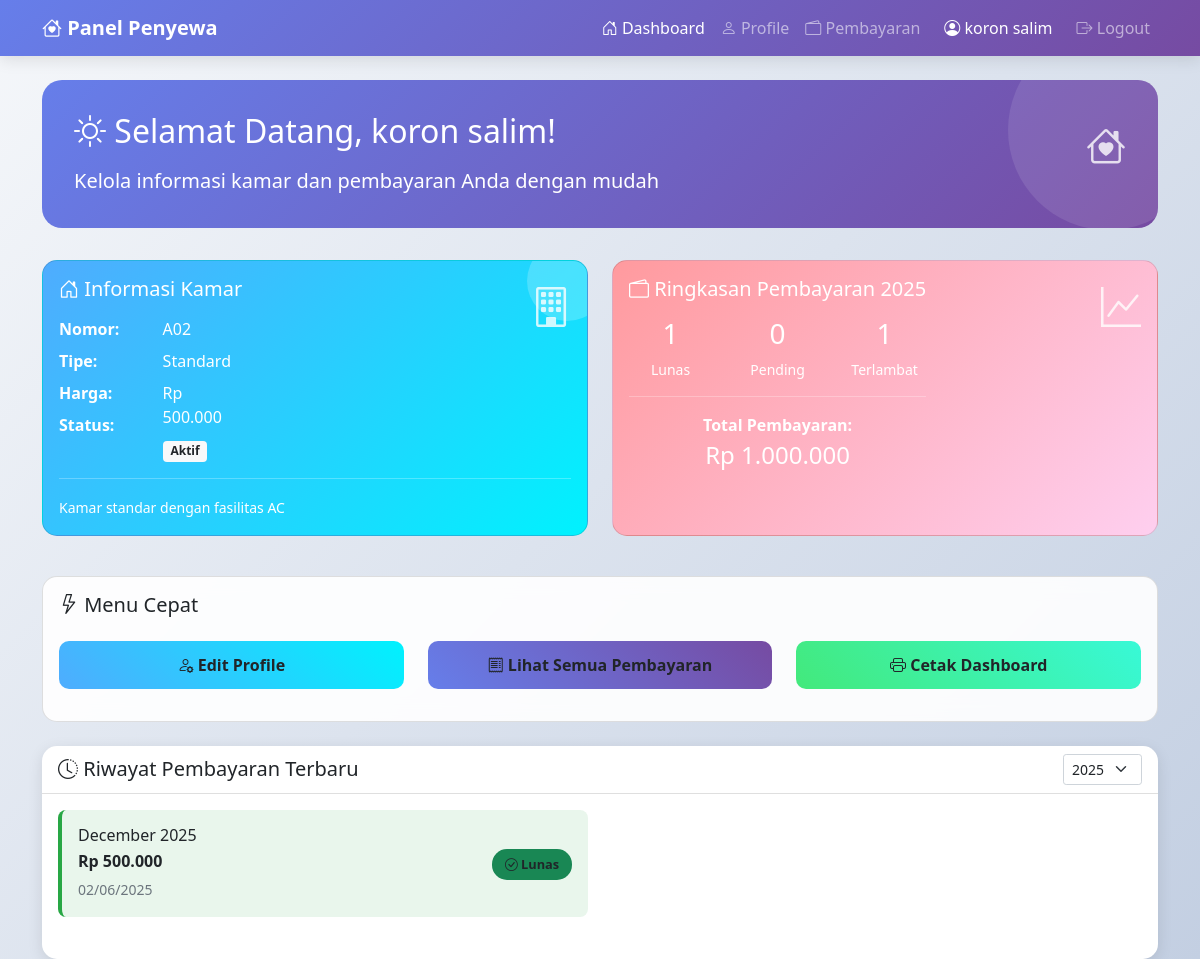
Screenshot of /tenant/dashboard.php?filter_status=paid (signed in) with the database file from the repository.
### tables this page shows
CREATE TABLE `rooms` (
  `id` int NOT NULL,
  `room_number` varchar(10) NOT NULL,
  `room_type` varchar(50) NOT NULL,
  `price` decimal(10,2) NOT NULL,
  `status` enum('available','occupied') DEFAULT 'available',
  `description` text,
  `tenant_id` int DEFAULT NULL,
  `created_at` timestamp NULL DEFAULT CURRENT_TIMESTAMP
);

CREATE TABLE `payments` (
  `id` int NOT NULL,
  `tenant_id` int NOT NULL,
  `room_id` int NOT NULL,
  `amount` decimal(10,2) NOT NULL,
  `payment_date` date NOT NULL,
  `payment_month` varchar(7) NOT NULL,
  `status` enum('paid','pending','overdue') DEFAULT 'pending',
  `created_at` timestamp NULL DEFAULT CURRENT_TIMESTAMP
);

### tenant/dashboard.php (the view, shortened to what this page needs)
<?php
require_once '../config/database.php';
$stmt = $conn->prepare("SELECT * FROM rooms WHERE tenant_id = ?");
$stmt->bind_param("i", $_SESSION['user_id']);
$stmt->execute();
$result = $stmt->get_result();
$my_room = $result->fetch_assoc();
$filter_status = isset($_GET['filter_status']) ? $_GET['filter_status'] : '';
$filter_year = isset($_GET['filter_year']) ? $_GET['filter_year'] : date('Y');
$where_conditions = ["p.tenant_id = ?"];
$params = [$_SESSION['user_id']];
$types = 'i';
if (!empty($filter_status)) {
    $where_conditions[] = "p.status = ?";
    $params[] = $filter_status;
    $types .= 's';
}
if (!empty($filter_year)) {
    $where_conditions[] = "YEAR(p.payment_date) = ?";
    $params[] = $filter_year;
    $types .= 's';
}
$query = "SELECT p.* FROM payments p WHERE " . implode(' AND ', $where_conditions) . " ORDER BY p.payment_date DESC";
$stmt = $conn->prepare($query);
$stmt->bind_param($types, ...$params);
$stmt->execute();
$payments = $stmt->get_result()->fetch_all(MYSQLI_ASSOC);
$stats_query = "SELECT
    COUNT(*) as total_payments,
    SUM(CASE WHEN p.status = 'paid' THEN 1 ELSE 0 END) as paid_count,
    SUM(CASE WHEN p.status = 'pending' THEN 1 ELSE 0 END) as pending_count,
    SUM(CASE WHEN p.status = 'overdue' THEN 1 ELSE 0 END) as overdue_count,
    COALESCE(SUM(p.amount), 0) as total_amount
    FROM payments p
    WHERE p.tenant_id = ? AND YEAR(p.payment_date) = ?";
$stmt = $conn->prepare($stats_query);
$stmt->bind_param("is", $_SESSION['user_id'], $filter_year);
$stmt->execute();
$stats = $stmt->get_result()->fetch_assoc();
?>
<!DOCTYPE html>
<html lang="id">
<head>
    <link href="https://cdn.jsdelivr.net/npm/bootstrap@5.1.3/dist/css/bootstrap.min.css" rel="stylesheet">
    <link href="https://cdn.jsdelivr.net/npm/bootstrap-icons@1.8.1/font/bootstrap-icons.css" rel="stylesheet">
</head>
<body>
    <nav class="navbar navbar-expand-lg navbar-dark navbar-modern">
        <div class="container">
            <a class="navbar-brand fw-bold" href="#">
                <i class="bi bi-house-heart"></i> Panel Penyewa
            </a>
            <div class="collapse navbar-collapse" id="navbarNav">
                <div class="navbar-nav ms-auto">
                    <a class="nav-link active" href="dashboard.php">
                        <i class="bi bi-house-door"></i> Dashboard
                    </a>
                    <a class="nav-link" href="profile.php">
                        <i class="bi bi-person"></i> Profile
                    </a>
                    <a class="nav-link" href="payments.php">
                        <i class="bi bi-wallet2"></i> Pembayaran
                    </a>
                    <span class="navbar-text mx-3 text-white">
                        <i class="bi bi-person-circle"></i> <?= htmlspecialchars($_SESSION['full_name']) ?>
                    </span>
                    <a class="nav-link" href="../logout.php">
                        <i class="bi bi-box-arrow-right"></i> Logout
                    </a>
                </div>
            </div>
        </div>
    </nav>
    <div class="container mt-4">
        <div class="welcome-section animate-card">
            <div class="row align-items-center">
                <div class="col-md-8">
                    <h2 class="mb-3">
                        <i class="bi bi-sun"></i> Selamat Datang, <?= htmlspecialchars($_SESSION['full_name']) ?>!
                    </h2>
                    <p class="mb-0 fs-5">Kelola informasi kamar dan pembayaran Anda dengan mudah</p>
                </div>
                <div class="col-md-4 text-end">
                    <div class="card-icon">
                        <i class="bi bi-house-heart"></i>
                    </div>
                </div>
            </div>
        </div>
        <?php if ($my_room): ?>
            <div class="row mb-4">
                <div class="col-md-6 mb-3">
                    <div class="card room-card h-100 animate-card">
                        <div class="card-body">
                            <div class="d-flex justify-content-between align-items-start">
                                <div>
                                    <h5 class="card-title mb-3">
                                        <i class="bi bi-house-door"></i> Informasi Kamar
                                    </h5>
                                    <div class="row">
                                        <div class="col-6">
                                            <p class="mb-2"><strong>Nomor:</strong></p>
                                            <p class="mb-2"><strong>Tipe:</strong></p>
                                            <p class="mb-2"><strong>Harga:</strong></p>
                                            <p class="mb-0"><strong>Status:</strong></p>
                                        </div>
                                        <div class="col-6">
                                            <p class="mb-2"><?= htmlspecialchars($my_room['room_number']) ?></p>
                                            <p class="mb-2"><?= htmlspecialchars($my_room['room_type']) ?></p>
                                            <p class="mb-2">Rp <?= number_format($my_room['price'], 0, ',', '.') ?></p>
                                            <p class="mb-0">
                                                <span class="badge bg-light text-dark">Aktif</span>
                                            </p>
                                        </div>
                                    </div>
                                </div>
                                <div class="card-icon">
                                    <i class="bi bi-building"></i>
                                </div>
                            </div>
                            <?php if ($my_room['description']): ?>
                                <hr class="my-3" style="border-color: rgba(255,255,255,0.3);">
                                <p class="mb-0"><small><?= htmlspecialchars($my_room['description']) ?></small></p>
                            <?php endif; ?>
                        </div>
                    </div>
                </div>
                <div class="col-md-6 mb-3">
                    <div class="card payment-summary-card h-100 animate-card">
                        <div class="card-body">
                            <div class="d-flex justify-content-between align-items-start">
                                <div>
                                    <h5 class="card-title mb-3">
                                        <i class="bi bi-wallet2"></i> Ringkasan Pembayaran <?= $filter_year ?>
                                    </h5>
                                    <div class="row text-center">
                                        <div class="col-4">
                                            <h3><?= $stats['paid_count'] ?></h3>
                                            <p class="mb-0 small">Lunas</p>
                                        </div>
                                        <div class="col-4">
                                            <h3><?= $stats['pending_count'] ?></h3>
                                            <p class="mb-0 small">Pending</p>
                                        </div>
                                        <div class="col-4">
                                            <h3><?= $stats['overdue_count'] ?></h3>
                                            <p class="mb-0 small">Terlambat</p>
                                        </div>
                                    </div>
                                    <hr class="my-3" style="border-color: rgba(255,255,255,0.3);">
                                    <div class="text-center">
                                        <p class="mb-1"><strong>Total Pembayaran:</strong></p>
                                        <h4>Rp <?= number_format($stats['total_amount'], 0, ',', '.') ?></h4>
                                    </div>
                                </div>
                                <div class="card-icon">
                                    <i class="bi bi-graph-up"></i>
                                </div>
                            </div>
                        </div>
                    </div>
                </div>
            </div>
            <div class="row mb-4">
                <div class="col-md-12">
                    <div class="card quick-action-card animate-card">
                        <div class="card-body">
                            <h5 class="card-title mb-4">
                                <i class="bi bi-lightning"></i> Menu Cepat
                            </h5>
                            <div class="row">
                                <div class="col-md-4 mb-3">
                                    <button class="btn btn-modern btn-primary-modern w-100" data-bs-toggle="modal" data-bs-target="#editProfileModal">
                                        <i class="bi bi-person-gear"></i> Edit Profile
                                    </button>
                                </div>
                                <div class="col-md-4 mb-3">
                                    <a href="payments.php" class="btn btn-modern btn-info-modern w-100">
                                        <i class="bi bi-receipt"></i> Lihat Semua Pembayaran
                                    </a>
                                </div>
                                <div class="col-md-4 mb-3">
                                    <button class="btn btn-modern btn-success-modern w-100" onclick="window.print()">
                                        <i class="bi bi-printer"></i> Cetak Dashboard
                                    </button>
                                </div>
                            </div>
                        </div>
                    </div>
                </div>
            </div>
            <div class="card dashboard-card animate-card">
                <div class="card-header bg-transparent">
                    <div class="row align-items-center">
                        <div class="col-md-6">
                            <h5 class="mb-0">
                                <i class="bi bi-clock-history"></i> Riwayat Pembayaran Terbaru
                            </h5>
                        </div>
                        <div class="col-md-6 text-end">
                            <form method="GET" class="d-inline">
                                <select class="form-select form-select-sm d-inline w-auto" name="filter_year" onchange="this.form.submit()">
                                    <?php for($y = date('Y'); $y >= date('Y') - 3; $y--): ?>
                                        <option value="<?= $y ?>" <?= $filter_year == $y ? 'selected' : '' ?>><?= $y ?></option>
                                    <?php endfor; ?>
                                </select>
                            </form>
                        </div>
                    </div>
                </div>
                <div class="card-body">
                    <?php if (!empty($payments)): ?>
                        <div class="row">
                            <?php
                            $recent_payments = array_slice($payments, 0, 6);
                            foreach ($recent_payments as $payment):
                            ?>
                                <div class="col-md-6 mb-3">
                                    <div class="payment-item-mini <?= $payment['status'] ?> p-3">
                                        <div class="d-flex justify-content-between align-items-center">
                                            <div>
                                                <h6 class="mb-1">
                                                    <?= date('F Y', strtotime($payment['payment_month'] . '-01')) ?>
                                                </h6>
                                                <p class="mb-1 fw-bold">Rp <?= number_format($payment['amount'], 0, ',', '.') ?></p>
                                                <small class="text-muted"><?= date('d/m/Y', strtotime($payment['payment_date'])) ?></small>
                                            </div>
                                            <div>
                                                <span class="status-badge
                                                    <?= $payment['status'] == 'paid' ? 'bg-success' :
                                                        ($payment['status'] == 'pending' ? 'bg-warning' : 'bg-danger') ?>">
                                                    <?php if ($payment['status'] == 'paid'): ?>
                                                        <i class="bi bi-check-circle"></i> Lunas
                                                    <?php elseif ($payment['status'] == 'pending'): ?>
                                                        <i class="bi bi-clock"></i> Pending
                                                    <?php else: ?>
                                                        <i class="bi bi-exclamation-circle"></i> Terlambat
                                                    <?php endif; ?>
                                                </span>
                                            </div>
                                        </div>
                                    </div>
                                </div>
                            <?php endforeach; ?>
                        </div>
                    <?php endif; ?>
                </div>
            </div>
        <?php endif; ?>
    </div>
</body>
</html>

### rows the page displays
rooms: room_number "A02", room_type "Standard", price "500.000", description "Kamar standar dengan fasilitas AC"
payments: payment_month "December 2025", amount "500.000", payment_date "02/06/2025", status "paid" (drawn)

### other values shown
$_SESSION['full_name'] "koron salim"
$filter_year "2025"
$stats['paid_count'] "1"
$stats['pending_count'] "0"
$stats['overdue_count'] "1"
$stats['total_amount'] "1.000.000"
form field filter_year "2025"
